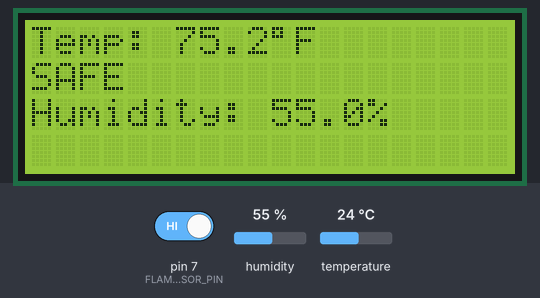
A sketch run on a simulated Arduino Uno, built with avr-gcc and run on an emulated ATmega328P. Parts: 20×4 character LCD. Inputs (shaded band) come from the test bench; at power-on: pin 7 (FLAME_SENSOR_PIN) HIGH, humidity 55 %, temperature 24 °C. What the sketch prints to the serial monitor is not drawn.

Above: at 1.2 s.
1.3 s: pin 7 (FLAME_SENSOR_PIN) driven LOW
At 2.7 s:
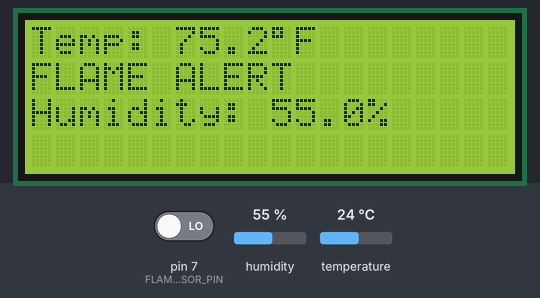
4.0 s: humidity set to 22 %
At 4.8 s:
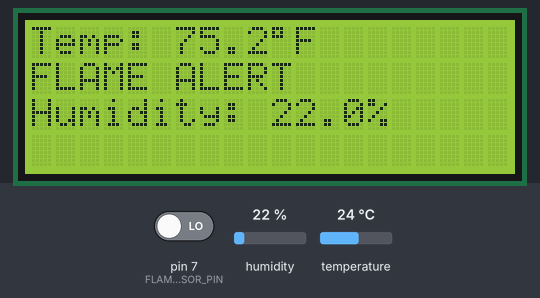
6.7 s: temperature set to 12 °C
At 9.0 s:
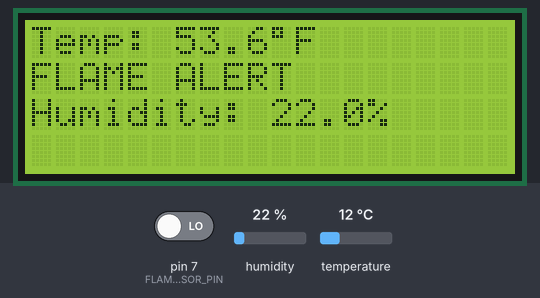
9.8 s: pin 7 (FLAME_SENSOR_PIN) driven HIGH
At 10.8 s:
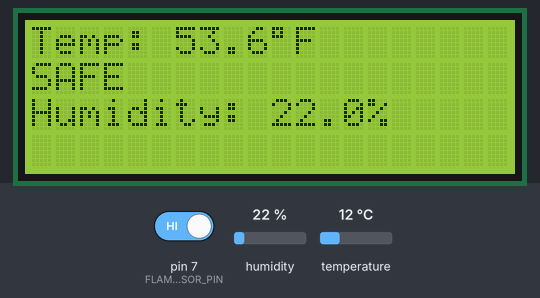
12.5 s: humidity set to 40 %
At 15.6 s:
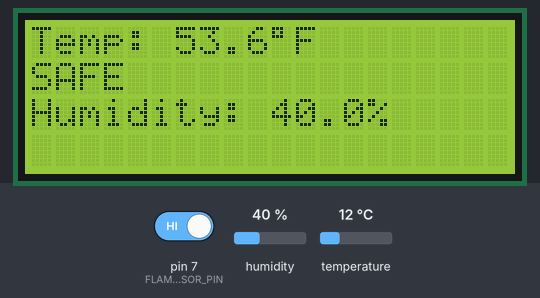
15.9 s: temperature set to 19 °C
At 17.5 s:
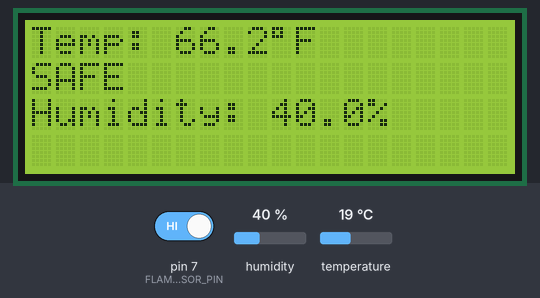
Timing chart, 0 to 19.0 s (numbered marks = the images above; inputs shaded):
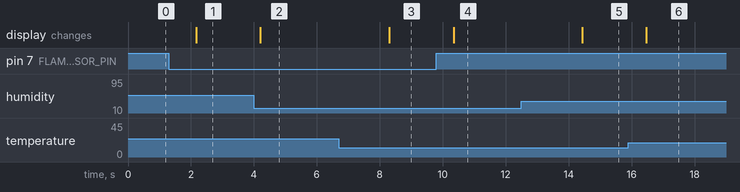

Measured:
- after the input at 1.3 s, the display: changes after 0.86 s (image 1)
- after the input at 4.0 s, the display: changes after 0.21 s (image 2)
- after the input at 6.7 s, the display: changes after 1.6 s (image 3)
- after the input at 9.8 s, the display: changes after 0.55 s (image 4)
- after the input at 12.5 s, the display: changes after 1.9 s (image 5)
- after the input at 15.9 s, the display: changes after 0.57 s (image 6)

The sketch:

fyd_fire_detector.ino
```cpp
/*
  Arduino Fire Detection System

  Connections:
  - Flame sensor DO -> D7
  - DHT22 DATA -> D2
  - I2C LCD SDA -> A4
  - I2C LCD SCL -> A5

  The LCD displays temperature, humidity, and the current
  fire status. Sensor readings are also printed to the
  Serial Monitor for testing and debugging.
*/

#include <Wire.h>
#include <LiquidCrystal_I2C.h>
#include <DHT.h>

const int FLAME_SENSOR_PIN = 7;
const int DHT_PIN = 2;
const int DHT_TYPE = DHT22;
const int LCD_ADDRESS = 0x27;

DHT dht(DHT_PIN, DHT_TYPE);
LiquidCrystal_I2C lcd(LCD_ADDRESS, 20, 4);

void setup() {
  Serial.begin(9600);

  pinMode(FLAME_SENSOR_PIN, INPUT);

  dht.begin();

  lcd.init();
  lcd.backlight();
  lcd.clear();

  Serial.println("Arduino Fire Detection System");
  Serial.println("System started");
  Serial.println();
}

void loop() {
  // Read the sensors
  int flameState = digitalRead(FLAME_SENSOR_PIN);
  float humidity = dht.readHumidity();
  float temperatureF = dht.readTemperature(true);

  // Make sure the DHT22 returned valid readings
  if (isnan(humidity) || isnan(temperatureF)) {
    Serial.println("DHT22 read failed. Check wiring.");

    lcd.clear();
    lcd.setCursor(0, 0);
    lcd.print("Temp: Error");

    lcd.setCursor(0, 1);
    lcd.print("Check DHT22");

    lcd.setCursor(0, 2);
    lcd.print("Humidity: Error");

    delay(2000);
    return;
  }

  lcd.clear();

  // Temperature
  lcd.setCursor(0, 0);
  lcd.print("Temp: ");
  lcd.print(temperatureF, 1);
  lcd.print((char)223);
  lcd.print("F");

  // Flame sensor is active LOW
  lcd.setCursor(0, 1);
  if (flameState == LOW) {
    lcd.print("FLAME ALERT");
  } else {
    lcd.print("SAFE");
  }

  // Humidity
  lcd.setCursor(0, 2);
  lcd.print("Humidity: ");
  lcd.print(humidity, 1);
  lcd.print("%");

  // Print readings to the Serial Monitor
  Serial.print("Humidity: ");
  Serial.print(humidity, 1);
  Serial.print("% | Temperature: ");
  Serial.print(temperatureF, 1);
  Serial.print(" F | Flame sensor: ");

  if (flameState == LOW) {
    Serial.println("FLAME ALERT");
  } else {
    Serial.println("SAFE");
  }

  delay(2000);
}
```
